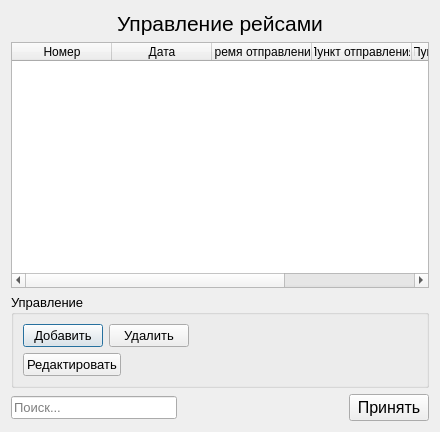
<?xml version="1.0" encoding="UTF-8"?>
<ui version="4.0">
 <class>Dialog_ControlRaces</class>
 <widget class="QDialog" name="Dialog_ControlRaces">
  <property name="geometry">
   <rect> 
    <x>0</x>
    <y>0</y>
    <width>440</width>
    <height>432</height>
   </rect>
  </property>
  <property name="windowTitle">
   <string>Dialog</string>
  </property>
  <layout class="QVBoxLayout" name="verticalLayout_2">
   <item>
    <widget class="QLabel" name="mainLabel">
     <property name="font">
      <font>
       <pointsize>16</pointsize>
      </font>
     </property>
     <property name="text">
      <string>Управление рейсами</string>
     </property>
     <property name="alignment">
      <set>Qt::AlignCenter</set>
     </property>
    </widget>
   </item>
   <item>
    <widget class="QTableWidget" name="tableRaces">
     <property name="editTriggers">
      <set>QAbstractItemView::NoEditTriggers</set>
     </property>
     <property name="selectionMode">
      <enum>QAbstractItemView::SingleSelection</enum>
     </property>
     <property name="selectionBehavior">
      <enum>QAbstractItemView::SelectRows</enum>
     </property>
     <attribute name="horizontalHeaderStretchLastSection">
      <bool>true</bool>
     </attribute>
     <column>
      <property name="text">
       <string>Номер</string>
      </property>
     </column>
     <column>
      <property name="text">
       <string>Дата</string>
      </property>
     </column>
     <column>
      <property name="text">
       <string>Время отправления</string>
      </property>
     </column>
     <column>
      <property name="text">
       <string>Пункт отправления</string>
      </property>
     </column>
     <column>
      <property name="text">
       <string>Пункт назначения</string>
      </property>
     </column>
     <column>
      <property name="text">
       <string>Кол-во вагонов</string>
      </property>
     </column>
    </widget>
   </item>
   <item>
    <widget class="QGroupBox" name="groupBox">
     <property name="font">
      <font>
       <pointsize>10</pointsize>
      </font>
     </property>
     <property name="title">
      <string>Управление</string>
     </property>
     <layout class="QVBoxLayout" name="verticalLayout">
      <item>
       <layout class="QHBoxLayout" name="horizontalLayout">
        <item>
         <widget class="QPushButton" name="buttonAddRace">
          <property name="text">
           <string>Добавить</string>
          </property>
         </widget>
        </item>
        <item>
         <widget class="QPushButton" name="buttonDeleteRace">
          <property name="text">
           <string>Удалить</string>
          </property>
         </widget>
        </item>
        <item>
         <spacer name="horizontalSpacer">
          <property name="orientation">
           <enum>Qt::Horizontal</enum>
          </property>
          <property name="sizeHint" stdset="0">
           <size>
            <width>40</width>
            <height>20</height>
           </size>
          </property>
         </spacer>
        </item>
       </layout>
      </item>
      <item>
       <layout class="QHBoxLayout" name="horizontalLayout_2">
        <item>
         <widget class="QPushButton" name="buttonEditRace">
          <property name="text">
           <string>Редактировать</string>
          </property>
         </widget>
        </item>
        <item>
         <spacer name="horizontalSpacer_2">
          <property name="orientation">
           <enum>Qt::Horizontal</enum>
          </property>
          <property name="sizeHint" stdset="0">
           <size>
            <width>40</width>
            <height>20</height>
           </size>
          </property>
         </spacer>
        </item>
       </layout>
      </item>
     </layout>
    </widget>
   </item>
   <item>
    <layout class="QHBoxLayout" name="horizontalLayout_4">
     <item>
      <widget class="QLineEdit" name="lineFind">
       <property name="maximumSize">
        <size>
         <width>180</width>
         <height>16777215</height>
        </size>
       </property>
       <property name="font">
        <font>
         <pointsize>10</pointsize>
        </font>
       </property>
       <property name="placeholderText">
        <string>Поиск...</string>
       </property>
      </widget>
     </item>
     <item>
      <spacer name="horizontalSpacer_3">
       <property name="orientation">
        <enum>Qt::Horizontal</enum>
       </property>
       <property name="sizeHint" stdset="0">
        <size>
         <width>40</width>
         <height>20</height>
        </size>
       </property>
      </spacer>
     </item>
     <item>
      <widget class="QPushButton" name="accept">
       <property name="font">
        <font>
         <pointsize>12</pointsize>
        </font>
       </property>
       <property name="text">
        <string>Принять</string>
       </property>
      </widget>
     </item>
    </layout>
   </item>
  </layout>
 </widget>
 <resources/>
 <connections>
  <connection>
   <sender>accept</sender>
   <signal>clicked()</signal>
   <receiver>Dialog_ControlRaces</receiver>
   <slot>accept()</slot>
   <hints>
    <hint type="sourcelabel">
     <x>392</x>
     <y>408</y>
    </hint>
    <hint type="destinationlabel">
     <x>219</x>
     <y>215</y>
    </hint>
   </hints>
  </connection>
 </connections>
</ui>
